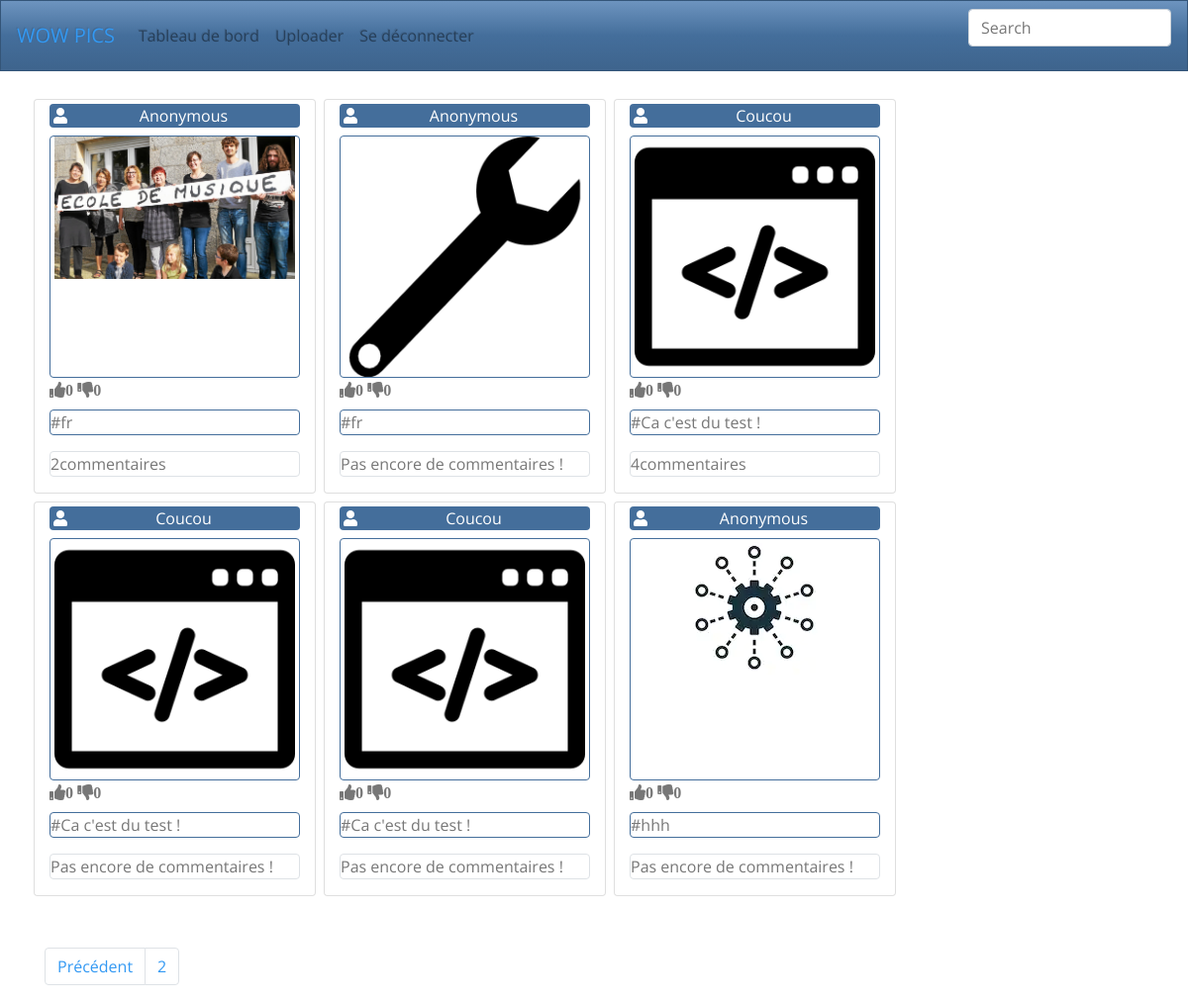
Screenshot of /v1.00/index.php?indexPage=2 (signed in) with the database file from the repository.
### tables this page shows
CREATE TABLE `picture` (
  `idPicture` int(11) NOT NULL,
  `fileName` varchar(255) NOT NULL,
  `status` varchar(30) NOT NULL DEFAULT 'private',
  `link` varchar(255) NOT NULL,
  `tags` text NOT NULL,
  `dateUpload` datetime NOT NULL DEFAULT CURRENT_TIMESTAMP,
  `idUser` int(11) NOT NULL
);

### v1.00/Controller/ControllerAccueil.php (called while the page is built, shortened)
<?php
class ControllerAccueil
{
    public function renderAccueilInscrit($indexPage = 1)
    {
        if (isset($indexPage))
        {
           $indexPictures = $this->donnerIndexPageBdd($indexPage);
        }
        $accueil = new PictureManager();
        $picturesCount =$accueil->getCountPublicPictures();
        $nbPages = ceil(($picturesCount['pictureCount'])/8);
        $pictures = $accueil->getPublicPictures();
        if($indexPage < 2)
        {
            $pictures = array_slice($pictures, 0, 8);
        }
        else {
            $pictures = array_slice($pictures,$indexPictures,8);
        }
        $resultat = [];
        forEach($pictures as $picture)
        {
            $commentsImage = new CommentManager();
            $comment =$commentsImage->getCommentsCountByPicture($picture->getIdPicture());
            $userName = new UserManager();
            $user = $userName->getUser($picture->getIdUser());
            $votesImage = new VoteManager();
            $voteLike = $votesImage->getVotelike($picture->getIdPicture());
            $voteDislike = $votesImage->getVoteDislike($picture->getIdPicture());
            $pictureid = $picture->getIdPicture();
            $resultat[] = array("picture" => $picture,"CommentCount" => $comment,"login" => $user->getLogin(),"VoteLike" => $voteLike,  "VoteDislike" => $voteDislike,"login" => $user->getLogin(),"idpicture" => $pictureid);
        }
        $vue = new View("Accueil");
        $vue->generer(array("nbPages" => $nbPages, "resultat" => $resultat, "indexPage" => $indexPage));
    }
    private function donnerIndexPageBdd($indexPage)
    {
        $index = 0;
        for ($i = 1; $i < $indexPage ; $i++)
        {
            $index +=8;
        }
        return $index;
    }
}

### v1.00/AutoLoader.php (called while the page is built, shortened)
<?php
 class AutoLoader
 {
    static function autoLoad($className)
    {
        $directories = array("controller", "model", "view", "model/Entity", "model/EntityManager", "Helpers");
        foreach($directories as $directory)
        {
            $file = $directory .'\\' . $className . '.php';
        }
    }
 }

### v1.00/Model/Modele.php (called while the page is built, shortened)
<?php
Abstract class Modele
{
  protected function executeReq($req, $params = null)
  {
   $bdd = Database::getInstance() -> getConnection();
    if($params == null)
    {
      $res = $bdd->query($req);
    }
    else
    {
      $res = $bdd->prepare($req);
      $res->execute($params);
    }
    return $res;
  }
  function hydrate(array $donnees){
    foreach ($donnees as $key => $value ){
        $method = 'set'.ucfirst($key);
    }
  }
}

### v1.00/Model/EntityManager/PictureManager.php (called while the page is built, shortened)
<?php
class PictureManager extends Modele
{
    public function getPublicPictures($limit = 0)
    {
        if($limit !== 0)
        {
            $req='SELECT * FROM picture WHERE status="public" ORDER BY dateUpload DESC LIMIT '. $limit;
        }
        else
        {
            $req='SELECT * FROM picture WHERE status="public" ORDER BY dateUpload DESC';
        }
        $res = $this->executeReq($req);
        $pictures = [];
        while($donnes =$res->fetch(PDO::FETCH_ASSOC))
        {
            $picture = new Picture();
            $picture->hydrate($donnes);
            $pictures[] = $picture;
        }
        return $pictures;
    }
    public function getCountPublicPictures()
    {
        $req = "SELECT COUNT(idPicture) as pictureCount FROM picture WHERE status='public'";
        $res = $this->executeReq($req);
        $res = $res->fetch(PDO::FETCH_ASSOC);
        return $res;
    }
}

### v1.00/Model/Entity/Picture.php (called while the page is built, shortened)
<?php
class Picture extends Modele {
    private $idPicture;
    private $idUser;
    public function getIdPicture()
    {
        return $this->idPicture;
    }
    public function setIdPicture($idPicture)
    {
        $this->idPicture = $idPicture;
        return $this;
    }
    public function setFilename($filename)
    {
        return $this;
    }
    public function setStatus($status)
    {
        return $this;
    }
    public function setLink($link)
    {
        return $this;
    }
    public function setTags($tags)
    {
        return $this;
    }
    public function setDateUpload($dateUpload)
    {
        return $this;
    }
    public function getIdUser()
    {
        return $this->idUser;
    }
    public function setIdUser($idUser)
    {
            $this->idUser = $idUser;
            return $this;
    }
}

### v1.00/Model/EntityManager/CommentManager.php (called while the page is built, shortened)
<?php
class CommentManager extends Modele
{
    public function getCommentsCountByPicture($idPicture)
    {
        $req = "SELECT COUNT(idComment) FROM comment WHERE idPicture = ? ";
        $res = $this->executeReq($req,array($idPicture));
        $res1 =$res->fetch(PDO::FETCH_ASSOC);
        return $res1;
    }
}

### v1.00/Model/EntityManager/UserManager.php (called while the page is built, shortened)
<?php
class UserManager extends Modele
{
    public function getUser($id)
    {
        $req='SELECT login, password, email FROM user WHERE idUser=?';
        $res = $this->executeReq($req,array($id));
        $res2 = $res->fetch(PDO::FETCH_ASSOC);
        if($res2 != FALSE)
        {
            $user = new User();
            $user->hydrate($res2);
            return $user;
        }
        else
        {
            return false;
        }
    }
}

### v1.00/Model/Entity/User.php (called while the page is built, shortened)
<?php
class User extends Modele {
private $login;
public function getLogin()
{
return $this->login;
}
public function setLogin($login)
{
        $this->login = $login;
        return true;
}
public function setPassword($password)
{
return $this;
}
public function setEmail($email)
{
return $this;
}
public function hydrate(array $donnees){
    foreach ($donnees as $key => $value ){
        $method = 'set'.ucfirst($key);
    }
}
}

### v1.00/Model/EntityManager/VoteManager.php (called while the page is built, shortened)
<?php
class VoteManager extends Modele
{
    public function getVoteLike($idpicture)
    {
        $reqlike = 'SELECT COUNT(score) FROM vote WHERE idPicture =? AND score=1';
        $reslike = $this->executeReq($reqlike,array($idpicture));
        $nblike=$reslike->fetch(PDO::FETCH_ASSOC);
        return $nblike["COUNT(score)"];
    }
}

### v1.00/View/Accueil.html.php (the view, shortened to what this page needs)
<main class="container mt-4">
    <div class="row">
    <?php forEach($resultat as $picture)
    {
        ?>
            <div class="col-md-6 col-lg-3 card m-1 pt-1">
                <div class="d-flex align-items-center text-white bg-primary rounded pl-1">
                    <i class="fas fa-user"></i>
                    <p class="mx-auto my-auto"><?php echo $picture["login"] ?></p>
                </div>
                <div class="border border-primary rounded mt-2 pl-1 pr-1 w-100 h-100 text-center">
                    <a href="index.php?action=PagePicture&Picture=<?php echo $picture['picture']->getIdPicture(); ?>">
                        <img class="img-fluid" src="<?php echo $picture["picture"]->getLink(); ?>" alt="picture"/>
                    </a>
                </div>
                <div>
                    <i class="fas fa-thumbs-up" id="like<?php echo $picture["idpicture"] ?>"><?php echo $picture['VoteLike'];?></i>
                    <i class="fas fa-thumbs-down" id="dislike<?php echo $picture["idpicture"] ?>"><?php echo $picture['VoteDislike'];?></i>
                </div>
                <p class="border border-primary rounded mt-2"><?php $tags = $picture["picture"]->getTags();
                            $tags = explode(",",$tags);
                            for($i = 0 ; $i <count($tags); $i++)
                            {
                                    echo '#'. $tags[$i] . " ";
                            }
                    ?>
                </p>
                <p class="border rounded"><?php if ($picture['CommentCount']["COUNT(idComment)"] > 0) {echo $picture['CommentCount']["COUNT(idComment)"] . "commentaires";} else {echo "Pas encore de commentaires !";} ?></p>
            </div>
    <?php } ?>
    </div>
    <?php
    if(isset($nbPages))
    {
        if ($nbPages > 1)
        { ?>
            <nav class="mt-5" aria-label="Page navigation example">
            <ul class="pagination">
        <?php
            if($indexPage > 1)
            { ?>
                <li class="page-item"><a class="page-link" href="index.php?indexPage=<?php echo ($indexPage-1); ?>">Précédent</a></li>
            <?php }
            for($i = 0; $i < 3 ; $i ++)
            {
                ?>
                <li class="page-item"><a class="page-link" href="index.php?indexPage=<?php echo ($indexPage+$i); ?>"><?php echo ($indexPage+$i); ?></a></li>
            <?php
            if($indexPage+$i >= $nbPages)
            {
            break;
            }
            }
            { ?>
           <?php }
        } ?>
        </ul>
        </nav>
    <?php }  ?>

### rows the page displays
picture: link (picture), tags "fr"
picture: link (picture), tags "fr"
picture: link (picture), tags "Ca c'est du test !"
picture: link (picture), tags "Ca c'est du test !"
picture: link (picture), tags "Ca c'est du test !"
picture: link (picture), tags "hhh"

### other values shown
$picture["login"] "Anonymous"
$picture['VoteLike'] "0"
$picture['VoteDislike'] "0"
$picture['CommentCount']["COUNT(idComment)"] "2"
$picture["login"] "Coucou"
$picture['CommentCount']["COUNT(idComment)"] "4"
$indexPage+$i "2"
